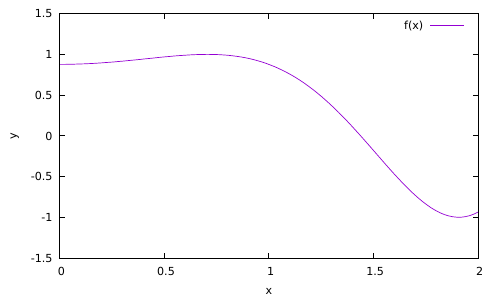

Reproduce this figure in gnuplot.
set xlabel "x"
set ylabel "y"

set xra [0:2]
set yra [-1.5:1.5]

set terminal pdf
set output "p1b.pdf"

plot cos(x ** 2 - 0.5) t "f(x)"
